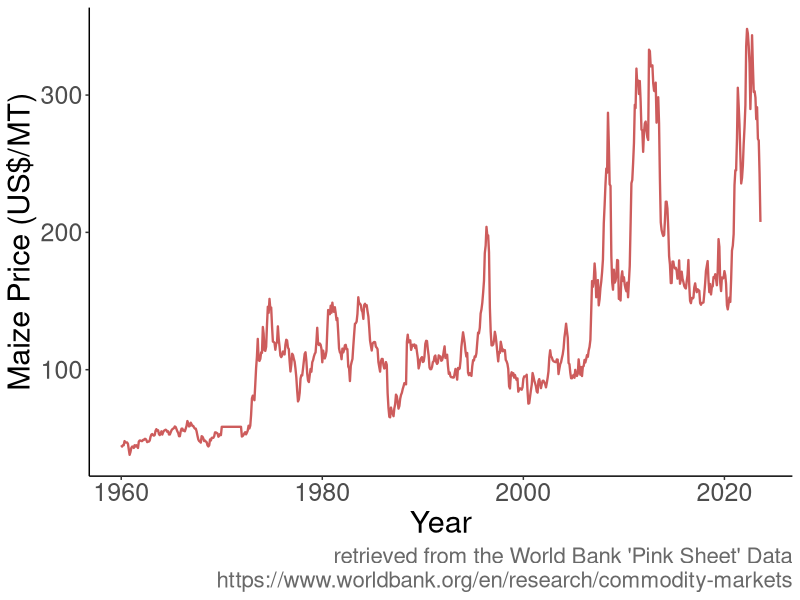

This chart was generated by the following R code:
## ---- chunk 1
knitr::opts_chunk$set(echo = FALSE, fig.width = 11, fig.height = 7)
## ---- chunk 2
library(ggplot2)
library(data.table)
library(cowplot)
library(forecast)
## ---- chunk 3
dt <- fread("Data/CMO-Historical-Data-Monthly.csv")

dt$DATE <- as.Date(dt$DATE,format="%d/%m/%Y")

ggplot(dt,aes(x=DATE,y=MAIZE))+
  geom_line(color="indianred",linewidth=.8)+
  labs(x="Year",y="Maize Price (US$/MT)",caption="retrieved from the World Bank 'Pink Sheet' Data\nhttps://www.worldbank.org/en/research/commodity-markets")+
  theme_classic()+
  theme(axis.title=element_text(size=22),axis.text = element_text(size=18),plot.caption=element_text(size=16,color="dimgray"))
